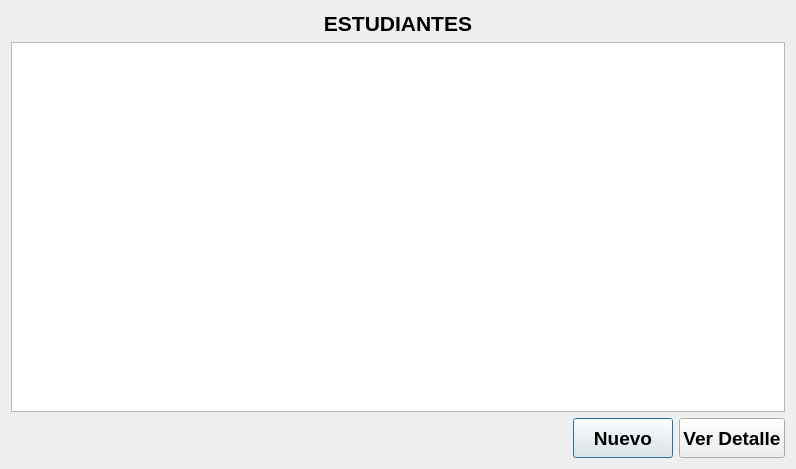
<?xml version="1.0" encoding="UTF-8"?>
<ui version="4.0">
 <class>students</class>
 <widget class="QDialog" name="students">
  <property name="geometry">
   <rect>
    <x>0</x>
    <y>0</y>
    <width>796</width>
    <height>469</height>
   </rect>
  </property>
  <property name="windowTitle">
   <string>Dialog</string>
  </property>
  <property name="toolTip">
   <string>Estudiantes</string>
  </property>
  <layout class="QVBoxLayout" name="verticalLayout">
   <item>
    <widget class="QLabel" name="txt_title">
     <property name="font">
      <font>
       <pointsize>16</pointsize>
       <bold>true</bold>
      </font>
     </property>
     <property name="toolTip">
      <string>student</string>
     </property>
     <property name="text">
      <string>ESTUDIANTES</string>
     </property>
     <property name="alignment">
      <set>Qt::AlignmentFlag::AlignCenter</set>
     </property>
    </widget>
   </item>
   <item>
    <widget class="QTableView" name="table_student">
     <property name="sizePolicy">
      <sizepolicy hsizetype="Minimum" vsizetype="Expanding">
       <horstretch>0</horstretch>
       <verstretch>0</verstretch>
      </sizepolicy>
     </property>
     <property name="font">
      <font>
       <pointsize>14</pointsize>
      </font>
     </property>
     <property name="toolTip">
      <string>Listado de estudiantes</string>
     </property>
    </widget>
   </item>
   <item>
    <layout class="QHBoxLayout" name="horizontalLayout">
     <item>
      <spacer name="horizontalSpacer">
       <property name="orientation">
        <enum>Qt::Orientation::Horizontal</enum>
       </property>
       <property name="sizeHint" stdset="0">
        <size>
         <width>40</width>
         <height>20</height>
        </size>
       </property>
      </spacer>
     </item>
     <item>
      <widget class="QPushButton" name="btn_new">
       <property name="sizePolicy">
        <sizepolicy hsizetype="Minimum" vsizetype="Minimum">
         <horstretch>0</horstretch>
         <verstretch>0</verstretch>
        </sizepolicy>
       </property>
       <property name="minimumSize">
        <size>
         <width>100</width>
         <height>40</height>
        </size>
       </property>
       <property name="font">
        <font>
         <pointsize>14</pointsize>
         <bold>true</bold>
        </font>
       </property>
       <property name="toolTip">
        <string>Crear nuevo cliente</string>
       </property>
       <property name="text">
        <string>Nuevo</string>
       </property>
      </widget>
     </item>
     <item>
      <widget class="QPushButton" name="btn_modify">
       <property name="sizePolicy">
        <sizepolicy hsizetype="Minimum" vsizetype="Minimum">
         <horstretch>0</horstretch>
         <verstretch>0</verstretch>
        </sizepolicy>
       </property>
       <property name="minimumSize">
        <size>
         <width>100</width>
         <height>40</height>
        </size>
       </property>
       <property name="font">
        <font>
         <pointsize>14</pointsize>
         <bold>true</bold>
        </font>
       </property>
       <property name="toolTip">
        <string>Modificar cliente seleccionado</string>
       </property>
       <property name="text">
        <string>Ver Detalle</string>
       </property>
      </widget>
     </item>
    </layout>
   </item>
  </layout>
 </widget>
 <resources/>
 <connections/>
</ui>
